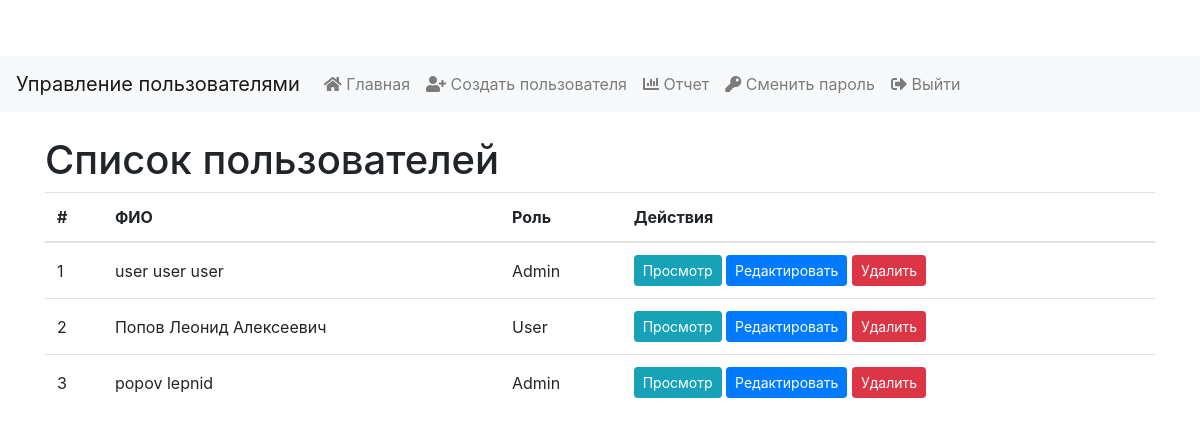
Screenshot of / (signed in) with the database file from the repository.
### models.py (models this page shows, shortened)
class User(UserMixin, db.Model):
    id = db.Column(db.Integer, primary_key=True)
    username = db.Column(db.String(64), unique=True, nullable=False)
    password = db.Column(db.String(128), nullable=False)
    first_name = db.Column(db.String(64))
    last_name = db.Column(db.String(64))
    middle_name = db.Column(db.String(64))
    role_id = db.Column(db.Integer, db.ForeignKey('role.id'), nullable=False)
    role = db.relationship('Role', backref=db.backref('users', lazy=True))
    def has_role(self, role_name):
        return self.role.name == role_name

class Role(db.Model):
    id = db.Column(db.Integer, primary_key=True)
    name = db.Column(db.String(64), unique=True, nullable=False)
    description = db.Column(db.String(255))

### app.py (the view)
@app.route('/')
def index():
    users = User.query.all()
    roles = {role.id: role.name for role in Role.query.all()} # Cache roles
    return render_template('index.html', users=users, roles=roles, current_user=current_user)

### app.py (called while the page is built)
@login_manager.user_loader
def load_user(user_id):
    return User.query.get(int(user_id))

@app.before_request
def log_visit():
    if not db.inspect(db.engine).has_table('visit_log'):
        return
    path = request.path
    user_id = current_user.is_authenticated and current_user.id or None
    visit_log = VisitLog(path=path, user_id=user_id)
    db.session.add(visit_log)
    db.session.commit()

### templates/index.html (shortened to what this page needs)
{% extends 'base.html' %}
{% block content %}
    <h1>Список пользователей</h1>
    <table class="table">
        <thead>
            <tr>
                <th>#</th>
                <th>ФИО</th>
                <th>Роль</th>
                <th>Действия</th>
            </tr>
        </thead>
        <tbody>
            {% for user in users %}
                <tr>
                    <td>{{ loop.index }}</td>
                    <td>{{ user.last_name or '' }} {{ user.first_name or '' }} {{ user.middle_name or '' }}</td>
                    <td>{{ roles.get(user.role_id, 'Не указана') }}</td>
                    <td>
                        <a href="{{ url_for('user_details', user_id=user.id) }}" class="btn btn-info btn-sm">Просмотр</a>
                        {% if current_user.is_authenticated and current_user.has_role('Admin') %}
                            <a href="{{ url_for('edit_user', user_id=user.id) }}" class="btn btn-primary btn-sm">Редактировать</a>
                            <button type="button" class="btn btn-danger btn-sm" data-toggle="modal" data-target="#deleteModal{{ user.id }}">Удалить</button>
                        {% endif %}
                    </td>
                </tr>
            {% endfor %}
        </tbody>
    </table>
{% endblock %}

### static/style.css (style rules this page uses)
body { padding-top: 56px; }
.table td, .table th { vertical-align: middle; }

### rows the page displays
User: last_name "user", first_name "user", middle_name "user"
Role: get "Admin"
User: last_name "Попов", first_name "Леонид", middle_name "Алексеевич"
Role: get "User"
User: last_name "popov", first_name "lepnid"
